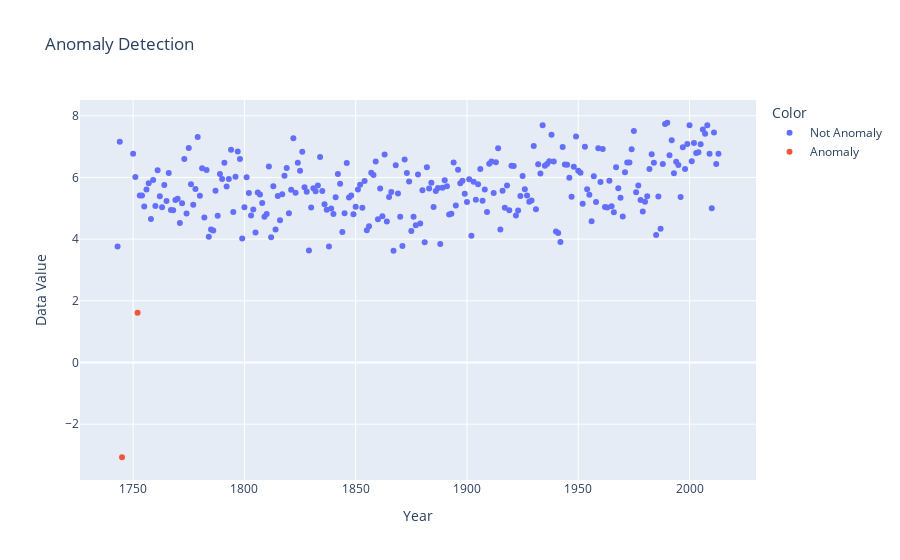

This figure's notebook cell:
### Code cell
visualize_anomalies_with_years_plotly(df_to_use.AverageTemperature.values.reshape(-1,1), anomaly_scores, 0.4, df_to_use.index, df_sweden3.Country[:number_of_countries])

### Figure 1 — Plotly figure (JSON) as saved in the notebook; plotly's stock layout.template omitted (floating-point values rounded to 4 significant figures; data arrays with more than 128 entries replaced by an {"elided": "..."} marker saying what was removed)
{"data": [{"hovertemplate": "<b>%{hovertext}</b><br><br>Color=Not Anomaly<br>Year=%{x}<br>Data Value=%{y}<extra></extra>", "hovertext": {"elided": "265 str values"}, "legendgroup": "Not Anomaly", "marker": {"color": "#636efa", "symbol": "circle"}, "mode": "markers", "name": "Not Anomaly", "orientation": "v", "showlegend": true, "type": "scatter", "x": {"elided": "265 int values"}, "xaxis": "x", "y": {"elided": "265 float values"}, "yaxis": "y"}, {"hovertemplate": "<b>%{hovertext}</b><br><br>Color=Anomaly<br>Year=%{x}<br>Data Value=%{y}<extra></extra>", "hovertext": ["Country: Sweden<br>Anomaly Score: 0.44", "Country: Sweden<br>Anomaly Score: 0.44"], "legendgroup": "Anomaly", "marker": {"color": "#EF553B", "symbol": "circle"}, "mode": "markers", "name": "Anomaly", "orientation": "v", "showlegend": true, "type": "scatter", "x": [1745, 1752], "xaxis": "x", "y": [-3.072, 1.615], "yaxis": "y"}], "layout": {"legend": {"title": {"text": "Color"}, "tracegroupgap": 0}, "title": {"text": "Anomaly Detection"}, "xaxis": {"anchor": "y", "domain": [0, 1], "title": {"text": "Year"}}, "yaxis": {"anchor": "x", "domain": [0, 1], "title": {"text": "Data Value"}}}}
